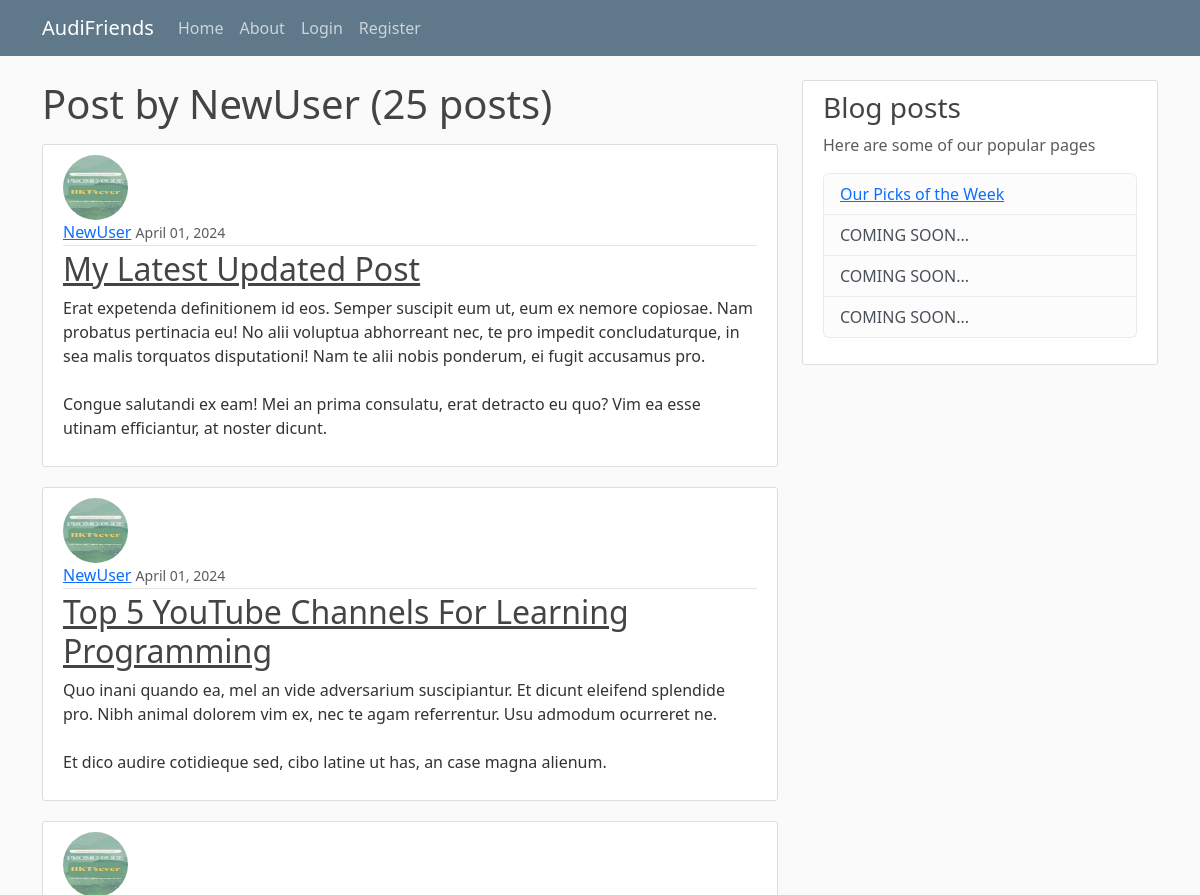
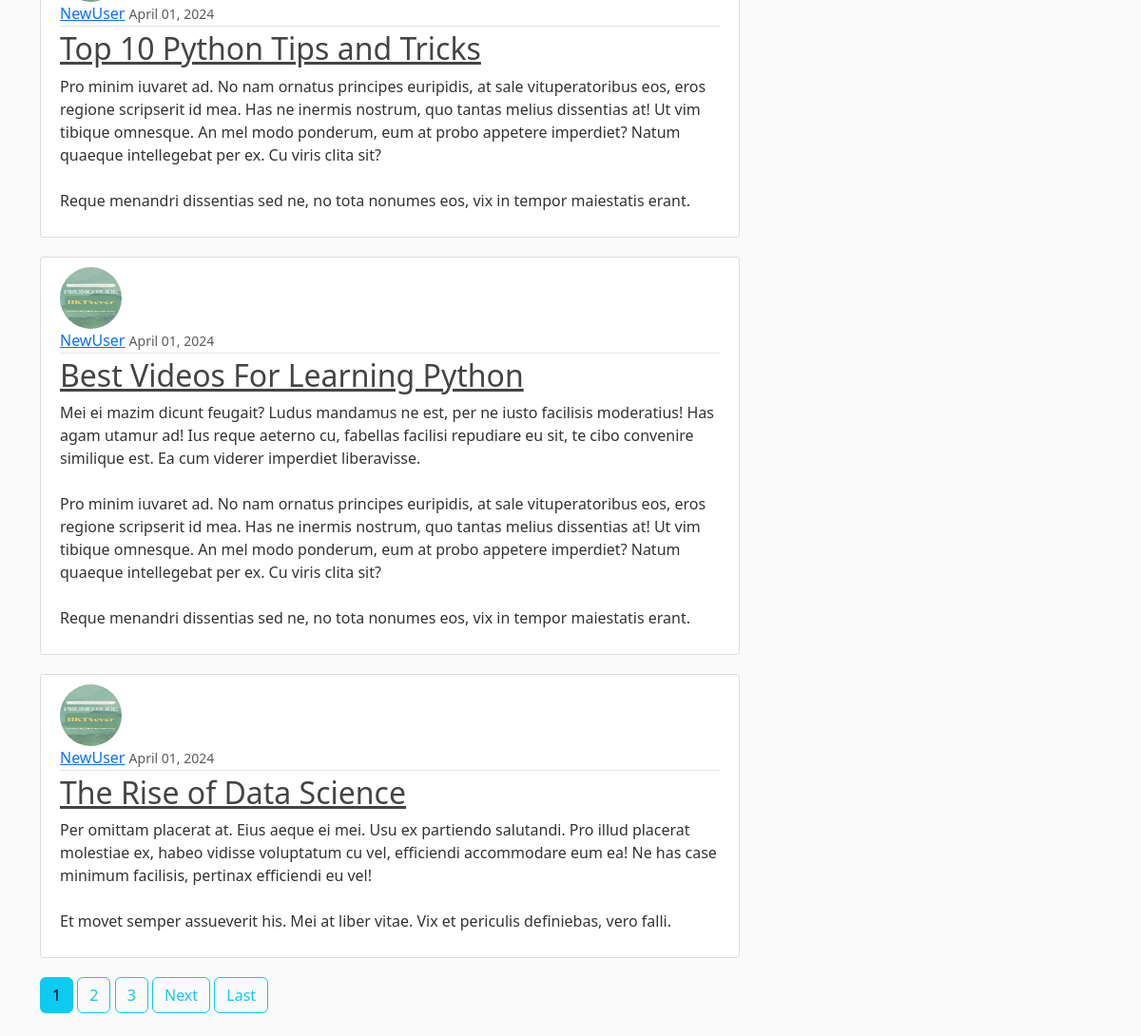
Screenshot of /user/NewUser with the database file from the repository (2 pictures, top to bottom).
### blog/models.py (models this page shows, shortened)
class Post(models.Model):
    title = models.CharField(max_length=100)
    content = models.TextField()
    date_posted = models.DateTimeField(default=timezone.now)
    author = models.ForeignKey(User, on_delete=models.CASCADE)

### users/models.py (models this page shows, shortened)
class Profile(models.Model):
    user = models.OneToOneField(User, on_delete=models.CASCADE)
    """
    CASCADE: if delete user, delete profile
    if delete profile, user still exist
    """
    image = models.ImageField(default='default.jpg', upload_to='profile_pics')

### blog/views.py (the view)
# urls.py: path('user/<str:username>', UserPostListView.as_view(), name='user-posts'),
class UserPostListView(ListView):
    model = Post
    template_name = 'blog/user_post.html'  # <app>/<model>_<viewtype>.html
    context_object_name = 'posts'
    paginate_by = 5
    def get_queryset(self):
        user = get_object_or_404(User, username=self.kwargs.get('username'))
        return Post.objects.filter(author=user).order_by('-date_posted')

### blog/templates/blog/user_post.html (shortened to what this page needs)
{% extends "blog/base.html" %}
{% block content %}
<h1 class="mb-3">Post by {{ view.kwargs.username }} &#40;{{ page_obj.paginator.count }} posts&#x29;</h1>
{% for post in posts %}
<article class="media content-section">
    <img class="rounded-circle article-img" src="{{ post.author.profile.image.url }}">
    <div class="media-body">
        <div class="article-metadata">
            <a class="mr-2" href="{% url 'user-posts' post.author.username %}">{{ post.author }}</a>
            <small class="text-muted">{{ post.date_posted|date:"F d, Y" }}</small>
        </div>
        <h2>
            <a class="article-title" href="{% url 'post-detail' post.id %}">{{ post.title }}</a>
        </h2>
        <p class="article-content">{{ post.content }}</p>
    </div>
</article>
{% endfor %}
{% if is_paginated %}
{% for num in page_obj.paginator.page_range %}
{% if page_obj.number == num %}
<a class="btn btn-info mb-4" href="?page={{ num }}">{{ num }}</a>
{% elif num > page_obj.number|add:'-3' and page_obj.number|add:'3' > num %}
<a class="btn btn-outline-info mb-4" href="?page={{ num }}">{{ num }}</a>
{% endif %}
{% endfor %}
{% if page_obj.has_next %}
<a class="btn btn-outline-info mb-4" href="?page={{ page_obj.next_page_number }}">Next</a>
<a class="btn btn-outline-info mb-4" href="?page={{ page_obj.paginator.num_pages }}">Last</a>
{% endif %}
{% endif %}
{% endblock content %}

### blog/static/blog/main.css (style rules this page uses)
body { background: #fafafa; color: #333333; margin-top: 5rem; }
h1, h2, h3, h4, h5, h6 { color: #444444; }
.content-section { background: #ffffff; padding: 10px 20px; border: 1px solid #dddddd; border-radius: 3px; margin-bottom: 20px; }
.article-title { color: #444444; }
.article-content { white-space: pre-line; }
.article-img { height: 65px; width: 65px; margin-right: 16px; }
.article-metadata { padding-bottom: 1px; margin-bottom: 4px; border-bottom: 1px solid #e3e3e3 }

### rows the page displays
Post: author.profile.image (picture), author "NewUser", date_posted "April 01, 2024", title "My Latest Updated Post", content "Erat expetenda definitionem id eos. Semper suscipit eum ut, eum ex nemore copiosae. Nam probatus pertinacia eu! No alii voluptua abhorreant nec, te pro impedit concludaturque, in sea malis torquatos disputationi! Nam te alii nobis ponderum, ei fugit accusamus pro. Congue salutandi ex eam! Mei an prima consulatu, erat detracto eu quo? Vim ea esse utinam efficiantur, at noster dicunt."
Post: author.profile.image (picture), author "NewUser", date_posted "April 01, 2024", title "Top 5 YouTube Channels For Learning Programming", content "Quo inani quando ea, mel an vide adversarium suscipiantur. Et dicunt eleifend splendide pro. Nibh animal dolorem vim ex, nec te agam referrentur. Usu admodum ocurreret ne. Et dico audire cotidieque sed, cibo latine ut has, an case magna alienum."
Post: author.profile.image (picture), author "NewUser", date_posted "April 01, 2024", title "Top 10 Python Tips and Tricks", content "Pro minim iuvaret ad. No nam ornatus principes euripidis, at sale vituperatoribus eos, eros regione scripserit id mea. Has ne inermis nostrum, quo tantas melius dissentias at! Ut vim tibique omnesque. An mel modo ponderum, eum at probo appetere imperdiet? Natum quaeque intellegebat per ex. Cu viris clita sit? Reque menandri dissentias sed ne, no tota nonumes eos, vix in tempor maiestatis erant."
Post: author.profile.image (picture), author "NewUser", date_posted "April 01, 2024", title "Best Videos For Learning Python", content "Mei ei mazim dicunt feugait? Ludus mandamus ne est, per ne iusto facilisis moderatius! Has agam utamur ad! Ius reque aeterno cu, fabellas facilisi repudiare eu sit, te cibo convenire similique est. Ea cum viderer imperdiet liberavisse. Pro minim iuvaret ad. No nam ornatus principes euripidis, at sale vituperatoribus eos, eros regione scripserit id mea. Has ne inermis nostrum, quo tantas melius dissentias at! Ut vim tibique omnesque. An mel modo ponderum, eum at probo appetere imperdiet? Natum quaeque intellegebat per ex. Cu viris clita sit? Reque menandri dissentias sed ne, no tota nonumes eos, vix in tempor maiestatis erant."
Post: author.profile.image (picture), author "NewUser", date_posted "April 01, 2024", title "The Rise of Data Science", content "Per omittam placerat at. Eius aeque ei mei. Usu ex partiendo salutandi. Pro illud placerat molestiae ex, habeo vidisse voluptatum cu vel, efficiendi accommodare eum ea! Ne has case minimum facilisis, pertinax efficiendi eu vel! Et movet semper assueverit his. Mei at liber vitae. Vix et periculis definiebas, vero falli."

### other values shown
{{ view.kwargs.username }} "NewUser"
{{ page_obj.paginator.count }} "25"
{{ num }} "1"
{{ num }} "2" "3"
